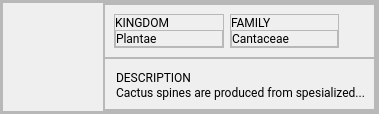
                 <widget class="QFrame" name="frame_43">
                  <property name="frameShape">
                   <enum>QFrame::StyledPanel</enum>
                  </property>
                  <property name="frameShadow">
                   <enum>QFrame::Raised</enum>
                  </property>
                  <layout class="QHBoxLayout" name="horizontalLayout_48">
                   <property name="spacing">
                    <number>0</number>
                   </property>
                   <property name="leftMargin">
                    <number>0</number>
                   </property>
                   <property name="topMargin">
                    <number>0</number>
                   </property>
                   <property name="rightMargin">
                    <number>0</number>
                   </property>
                   <property name="bottomMargin">
                    <number>0</number>
                   </property>
                   <item>
                    <widget class="QFrame" name="frame_55">
                     <property name="frameShape">
                      <enum>QFrame::StyledPanel</enum>
                     </property>
                     <property name="frameShadow">
                      <enum>QFrame::Raised</enum>
                     </property>
                     <layout class="QHBoxLayout" name="horizontalLayout_49">
                      <property name="spacing">
                       <number>4</number>
                      </property>
                      <property name="leftMargin">
                       <number>0</number>
                      </property>
                      <property name="topMargin">
                       <number>0</number>
                      </property>
                      <property name="rightMargin">
                       <number>0</number>
                      </property>
                      <property name="bottomMargin">
                       <number>0</number>
                      </property>
                      <item>
                       <widget class="QFrame" name="frame_56">
                        <property name="frameShape">
                         <enum>QFrame::StyledPanel</enum>
                        </property>
                        <property name="frameShadow">
                         <enum>QFrame::Raised</enum>
                        </property>
                        <layout class="QHBoxLayout" name="horizontalLayout_50">
                         <property name="spacing">
                          <number>0</number>
                         </property>
                         <property name="leftMargin">
                          <number>0</number>
                         </property>
                         <property name="topMargin">
                          <number>0</number>
                         </property>
                         <property name="rightMargin">
                          <number>0</number>
                         </property>
                         <property name="bottomMargin">
                          <number>0</number>
                         </property>
                         <item>
                          <widget class="QLabel" name="label_75">
                           <property name="minimumSize">
                            <size>
                             <width>100</width>
                             <height>100</height>
                            </size>
                           </property>
                           <property name="maximumSize">
                            <size>
                             <width>100</width>
                             <height>100</height>
                            </size>
                           </property>
                           <property name="text">
                            <string/>
                           </property>
                           <property name="scaledContents">
                            <bool>true</bool>
                           </property>
                          </widget>
                         </item>
                         <item>
                          <widget class="QFrame" name="frame_57">
                           <property name="frameShape">
                            <enum>QFrame::StyledPanel</enum>
                           </property>
                           <property name="frameShadow">
                            <enum>QFrame::Raised</enum>
                           </property>
                           <layout class="QVBoxLayout" name="verticalLayout_17">
                            <property name="spacing">
                             <number>0</number>
                            </property>
                            <property name="leftMargin">
                             <number>0</number>
                            </property>
                            <property name="topMargin">
                             <number>0</number>
                            </property>
                            <property name="rightMargin">
                             <number>0</number>
                            </property>
                            <property name="bottomMargin">
                             <number>0</number>
                            </property>
                            <item>
                             <widget class="QFrame" name="frame_8">
                              <property name="frameShape">
                               <enum>QFrame::StyledPanel</enum>
                              </property>
                              <property name="frameShadow">
                               <enum>QFrame::Raised</enum>
                              </property>
                              <layout class="QHBoxLayout" name="horizontalLayout_51">
                               <item>
                                <widget class="QFrame" name="frame_58">
                                 <property name="frameShape">
                                  <enum>QFrame::StyledPanel</enum>
                                 </property>
                                 <property name="frameShadow">
                                  <enum>QFrame::Raised</enum>
                                 </property>
                                 <layout class="QVBoxLayout" name="verticalLayout_16">
                                  <property name="spacing">
                                   <number>0</number>
                                  </property>
                                  <property name="leftMargin">
                                   <number>0</number>
                                  </property>
                                  <property name="topMargin">
                                   <number>0</number>
                                  </property>
                                  <property name="rightMargin">
                                   <number>0</number>
                                  </property>
                                  <property name="bottomMargin">
                                   <number>0</number>
                                  </property>
                                  <item>
                                   <widget class="QLabel" name="label_76">
                                    <property name="font">
                                     <font>
                                      <family>Roboto</family>
                                      <weight>50</weight>
                                      <bold>false</bold>
                                     </font>
                                    </property>
                                    <property name="text">
                                     <string>KINGDOM</string>
                                    </property>
                                   </widget>
                                  </item>
                                  <item>
                                   <widget class="QFrame" name="frame_59">
                                    <property name="frameShape">
                                     <enum>QFrame::StyledPanel</enum>
                                    </property>
                                    <property name="frameShadow">
                                     <enum>QFrame::Raised</enum>
                                    </property>
                                    <layout class="QHBoxLayout" name="horizontalLayout_52">
                                     <property name="spacing">
                                      <number>0</number>
                                     </property>
                                     <property name="leftMargin">
                                      <number>0</number>
                                     </property>
                                     <property name="topMargin">
                                      <number>0</number>
                                     </property>
                                     <property name="rightMargin">
                                      <number>0</number>
                                     </property>
                                     <property name="bottomMargin">
                                      <number>0</number>
                                     </property>
                                     <item alignment="Qt::AlignLeft">
                                      <widget class="QLabel" name="label_77">
                                       <property name="font">
                                        <font>
                                         <family>Roboto</family>
                                         <weight>50</weight>
                                         <bold>false</bold>
                                        </font>
                                       </property>
                                       <property name="text">
                                        <string>Plantae</string>
                                       </property>
                                       <property name="scaledContents">
                                        <bool>true</bool>
                                       </property>
                                      </widget>
                                     </item>
                                    </layout>
                                   </widget>
                                  </item>
                                 </layout>
                                </widget>
                               </item>
                               <item>
                                <widget class="QFrame" name="frame_60">
                                 <property name="frameShape">
                                  <enum>QFrame::StyledPanel</enum>
                                 </property>
                                 <property name="frameShadow">
                                  <enum>QFrame::Raised</enum>
                                 </property>
                                 <layout class="QVBoxLayout" name="verticalLayout_22">
                                  <property name="spacing">
                                   <number>0</number>
                                  </property>
                                  <property name="leftMargin">
                                   <number>0</number>
                                  </property>
                                  <property name="topMargin">
                                   <number>0</number>
                                  </property>
                                  <property name="rightMargin">
                                   <number>0</number>
                                  </property>
                                  <property name="bottomMargin">
                                   <number>0</number>
                                  </property>
                                  <item>
                                   <widget class="QLabel" name="label_78">
                                    <property name="font">
                                     <font>
                                      <family>Roboto</family>
                                      <weight>50</weight>
                                      <bold>false</bold>
                                     </font>
                                    </property>
                                    <property name="text">
                                     <string>&lt;html&gt;&lt;head/&gt;&lt;body&gt;&lt;p&gt;FAMILY&lt;/p&gt;&lt;/body&gt;&lt;/html&gt;</string>
                                    </property>
                                   </widget>
                                  </item>
                                  <item>
                                   <widget class="QFrame" name="frame_61">
                                    <property name="frameShape">
                                     <enum>QFrame::StyledPanel</enum>
                                    </property>
                                    <property name="frameShadow">
                                     <enum>QFrame::Raised</enum>
                                    </property>
                                    <layout class="QHBoxLayout" name="horizontalLayout_53">
                                     <property name="spacing">
                                      <number>0</number>
                                     </property>
                                     <property name="leftMargin">
                                      <number>0</number>
                                     </property>
                                     <property name="topMargin">
                                      <number>0</number>
                                     </property>
                                     <property name="rightMargin">
                                      <number>0</number>
                                     </property>
                                     <property name="bottomMargin">
                                      <number>0</number>
                                     </property>
                                     <item alignment="Qt::AlignLeft">
                                      <widget class="QLabel" name="label_79">
                                       <property name="font">
                                        <font>
                                         <family>Roboto</family>
                                         <weight>50</weight>
                                         <bold>false</bold>
                                        </font>
                                       </property>
                                       <property name="text">
                                        <string>Cantaceae</string>
                                       </property>
                                       <property name="scaledContents">
                                        <bool>true</bool>
                                       </property>
                                      </widget>
                                     </item>
                                    </layout>
                                   </widget>
                                  </item>
                                 </layout>
                                </widget>
                               </item>
                               <item>
                                <widget class="QLabel" name="label_22">
                                 <property name="minimumSize">
                                  <size>
                                   <width>20</width>
                                   <height>20</height>
                                  </size>
                                 </property>
                                 <property name="maximumSize">
                                  <size>
                                   <width>20</width>
                                   <height>20</height>
                                  </size>
                                 </property>
                                 <property name="text">
                                  <string/>
                                 </property>
                                 <property name="pixmap">
                                  <pixmap resource="resources.qrc">:/figma/assets/icons/figma/HomePage-top-cards-icons/Heart.svg</pixmap>
                                 </property>
                                 <property name="scaledContents">
                                  <bool>true</bool>
                                 </property>
                                </widget>
                               </item>
                              </layout>
                             </widget>
                            </item>
                            <item>
                             <widget class="QFrame" name="frame_44">
                              <property name="frameShape">
                               <enum>QFrame::StyledPanel</enum>
                              </property>
                              <property name="frameShadow">
                               <enum>QFrame::Raised</enum>
                              </property>
                              <layout class="QVBoxLayout" name="verticalLayout_23">
                               <property name="spacing">
                                <number>0</number>
                               </property>
                               <property name="leftMargin">
                                <number>11</number>
                               </property>
                               <property name="topMargin">
                                <number>11</number>
                               </property>
                               <item>
                                <widget class="QLabel" name="label_16">
                                 <property name="font">
                                  <font>
                                   <family>Roboto</family>
                                   <weight>50</weight>
                                   <bold>false</bold>
                                  </font>
                                 </property>
                                 <property name="text">
                                  <string>DESCRIPTION</string>
                                 </property>
                                </widget>
                               </item>
                               <item>
                                <widget class="QLabel" name="label_7">
                                 <property name="font">
                                  <font>
                                   <family>Roboto</family>
                                   <weight>50</weight>
                                   <bold>false</bold>
                                  </font>
                                 </property>
                                 <property name="text">
                                  <string>Cactus spines are produced from spesialized...</string>
                                 </property>
                                </widget>
                               </item>
                              </layout>
                             </widget>
                            </item>
                           </layout>
                          </widget>
                         </item>
                        </layout>
                       </widget>
                      </item>
                     </layout>
                    </widget>
                   </item>
                  </layout>
                 </widget>
